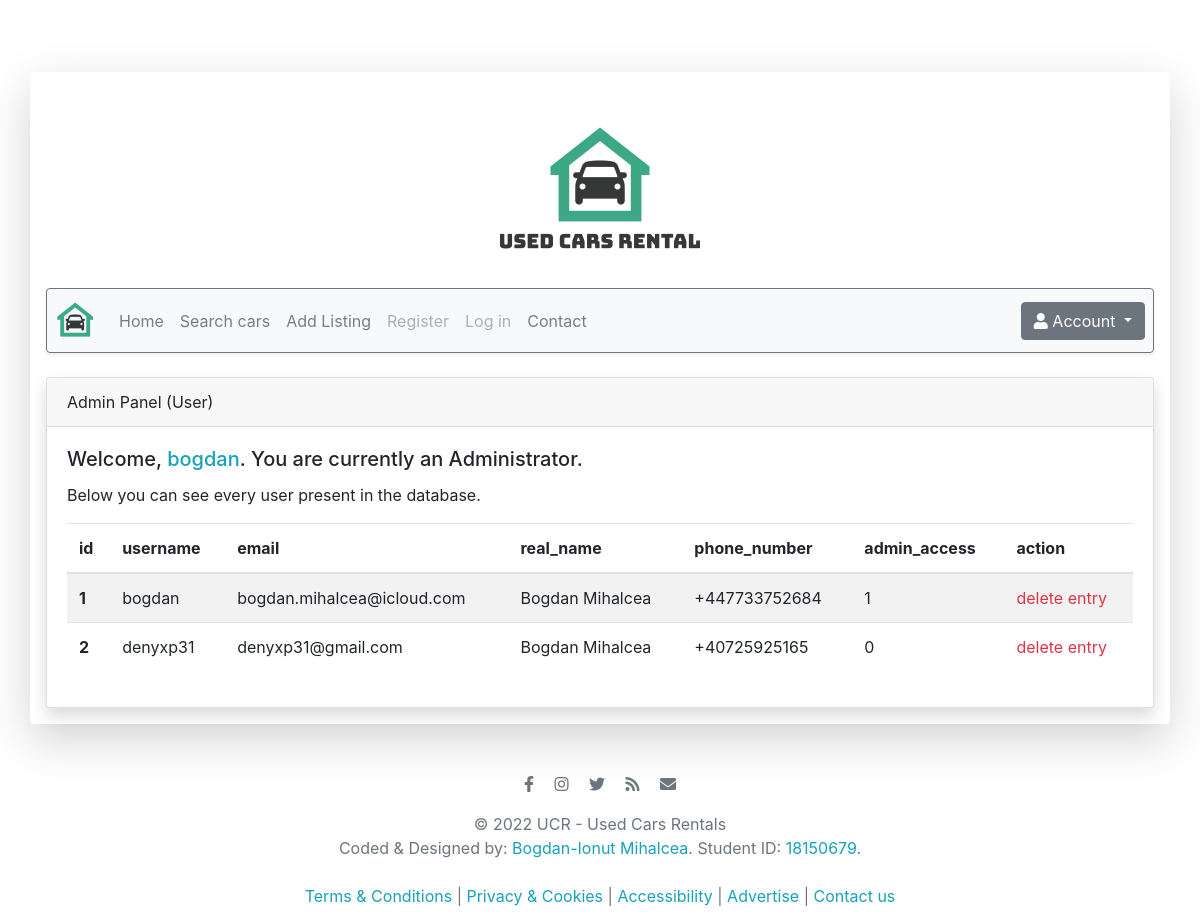
Screenshot of /admin_user.php (signed in) with the database file from the repository.
### tables this page shows
CREATE TABLE `user` (
  `id` int(11) NOT NULL,
  `username` varchar(50) NOT NULL,
  `password` varchar(255) NOT NULL,
  `email` varchar(60) NOT NULL,
  `real_name` varchar(50) NOT NULL,
  `phone_number` varchar(15) NOT NULL,
  `admin_access` bit(1) NOT NULL DEFAULT b'0'
);

### inc/functions.php (called while the page is built, shortened)
<?php
	require_once 'config.php';
	function verify_admin($id){
		global $db;
		$select_stmt=$db->prepare("SELECT * FROM user WHERE id=:uid AND admin_access=1");
		$select_stmt->execute(array(':uid'=>$id));
		$row=$select_stmt->fetch(PDO::FETCH_ASSOC);
		if($select_stmt->rowCount()>0)
			return true;
		else return false;
	}
?>

### inc/admin_user.php (called while the page is built, shortened)
<?php
	require_once 'config.php';
	require_once 'functions.php';
	if(isset($_SESSION["user_login"]))
	{
		if (verify_admin($_SESSION['user_login'])==true)
		{
			try
			{
				$select_stmt=$db->prepare("SELECT * FROM user");
				$select_stmt->execute();
				$data=$select_stmt->fetchAll(PDO::FETCH_ASSOC);
			}
			catch(PDOException $e) {
				$e->getMessage();
			}
		}
		else
		{
			$errorMsg[] = "You are not an Administrator.";
		}
	}
	else
	{
		$errorMsg[] = "You are not logged in.";
	}
?>

### admin_user.php (the view, shortened to what this page needs)
<?php
	include 'inc/admin_user.php';
?>
<!doctype html>
<html lang="en">
	<head>
		<link rel="stylesheet" href="css/bootstrap.min.css">
		<link href="css/fontawesome.min.css" rel="stylesheet">
		<link href="css/bootstrap-datepicker.min.css" rel="stylesheet"/>
		<link rel="stylesheet" href="css/main.css">
	</head>
	<body>
		<br><br><br>
		<div class="container shadow-lg p-3 mb-5 bg-white rounded">
			<div class="row justify-content-center">
				<img src="img/logo.png"></img>
			</div>
			<?php include "inc/navbar.php";?>
			<?php
				if (isset($id))
				{
					if (verify_admin($id)==true){
			?>
			<div class="card shadow">
				<div class="card-header">
					Admin Panel (User)
				</div>
				<div class="card-body">
					<h5 class="card-title">
							Welcome, <span class="text-info"><?php echo $row['username']; ?></span>. You are currently an Administrator.
					</h5>
					<p class="card-text">
						Below you can see every user present in the database.
					</p>
				<div class="table-responsive">
					<table class="table table-striped">
					<thead>
						<tr>
						<th scope="col">id</th>
						<th scope="col">username</th>
						<th scope="col">email</th>
						<th scope="col">real_name</th>
						<th scope="col">phone_number</th>
						<th scope="col">admin_access</th>
						<th scope="col">action</th>
						</tr>
					</thead>
					<tbody>
			<?php
				if (empty($data)){
			?>
						<tr>
							<td>
							Sorry. There are no entries in the database.
							</td>
						</tr>
			<?php
				}
				else {
					foreach($data as $row){
			?>
						<tr>
							<th><?php echo $row['id'];?></th>
							<td><?php echo $row['username'];?></td>
							<td><?php echo $row['email'];?></td>
							<td><?php echo $row['real_name'];?></td>
							<td><?php echo $row['phone_number'];?></td>
							<td><?php echo $row['admin_access'];?></td>
							<td><a href="admin_user.php?action=delete&id=<?php echo $row['id'];?>" class="text-danger">delete entry</a></td>
						</tr>
			<?php
						}
				}
			?>
					</tbody>
					</table>
				</div>
				</div>
			</div>
				<?php
					}
				}
				?>
		</div>
		<?php include "inc/footer.php";?>
	</body>
</html>

### rows the page displays
user: username "bogdan", id "1", email "bogdan.mihalcea@icloud.com", real_name "Bogdan Mihalcea", phone_number "+447733752684", admin_access "1"
user: id "2", username "denyxp31", email "denyxp31@gmail.com", real_name "Bogdan Mihalcea", phone_number "+40725925165", admin_access "0"
